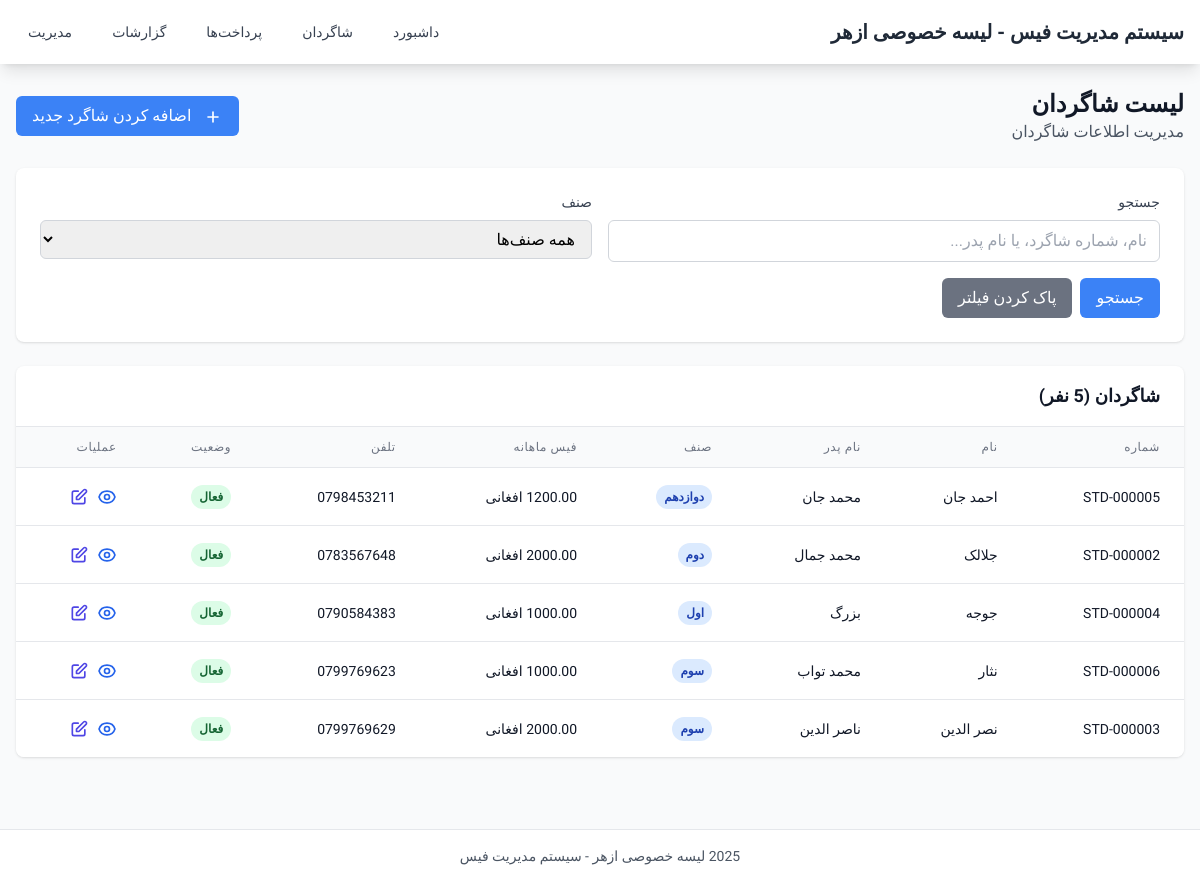
/students/, run on an earlier commit of the app's database.
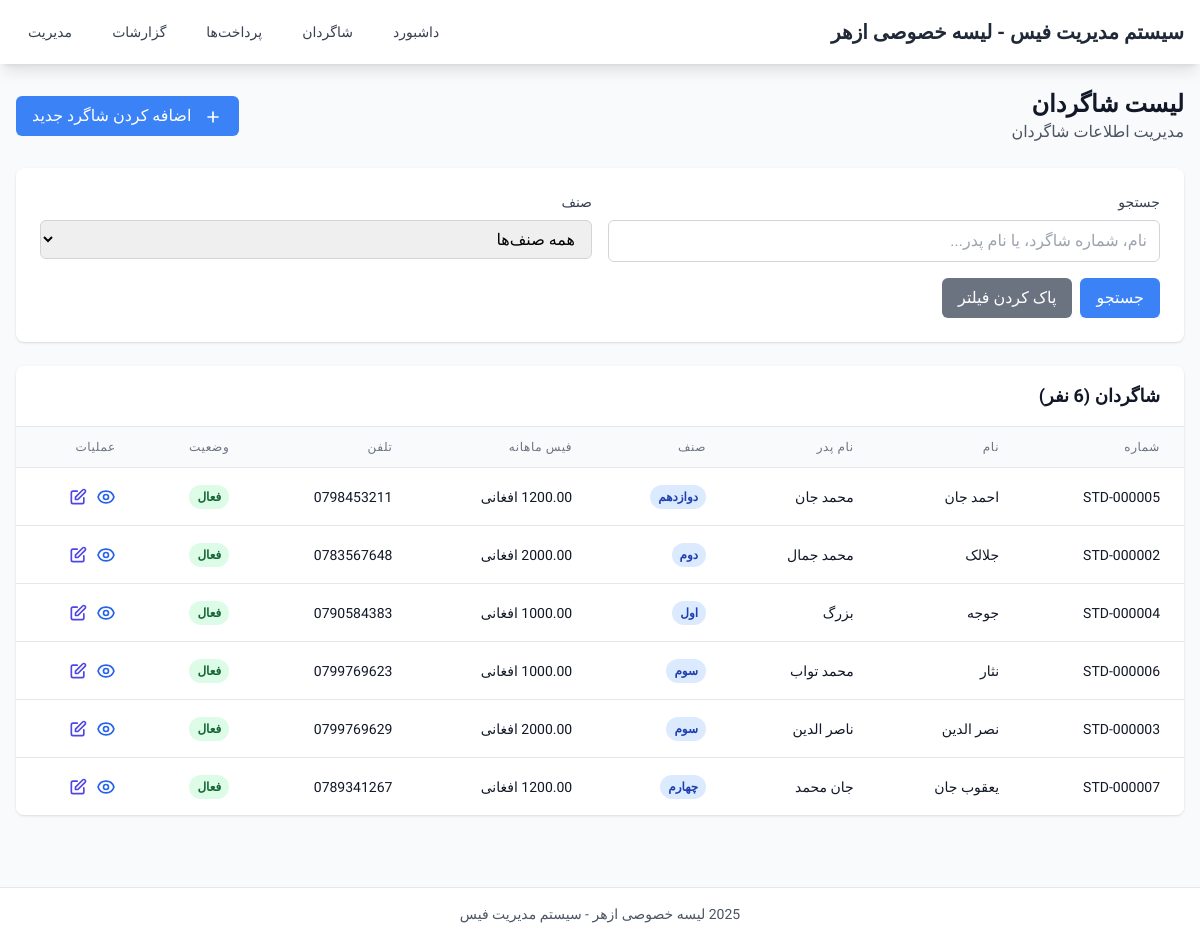
And on a later commit of the database.
### school_management/models.py (models this page shows, shortened)
class Student(models.Model):
    student_id = models.CharField(
        max_length=50,
        unique=True,
        verbose_name="شماره شاگرد",
        blank=True,
        null=True,
        editable=False,
    )
    name = models.CharField(
        max_length=255,
        verbose_name="نام شاگرد"
    )
    father_name = models.CharField(
        max_length=255,
        verbose_name="نام پدر"
    )
    class_name = models.CharField(
        max_length=100,
        verbose_name="صنف"
    )
    phone = models.CharField(
        max_length=20,
        blank=True,
        null=True,
        verbose_name="تلفن"
    )
    monthly_fee = models.DecimalField(
        max_digits=10,
        decimal_places=2,
        validators=[MinValueValidator(Decimal('0.01'))],
        verbose_name="فیس ماهانه"
    )
    registration_date = models.DateField(
        default=timezone.now,
        verbose_name="تاریخ ثبت نام"
    )
    is_active = models.BooleanField(
        default=True,
        verbose_name="فعال"
    )
    created_at = models.DateTimeField(
        auto_now_add=True,
        verbose_name="تاریخ ایجاد"
    )
    updated_at = models.DateTimeField(
        auto_now=True,
        verbose_name="تاریخ به روز رسانی"
    )
    class Meta:
        verbose_name = "شاگرد"
        verbose_name_plural = "شاگردان"
        ordering = ['name']

### school_management/views.py (the view)
# urls.py: path('students/', views.student_list, name='student_list'),
def student_list(request):
    form = StudentSearchForm(request.GET)
    students = Student.objects.all().order_by('name')
    if form.is_valid():
        search = form.cleaned_data.get('search')
        class_filter = form.cleaned_data.get('class_filter')
        if search:
            students = students.filter(
                Q(name__icontains=search) |
                Q(student_id__icontains=search) |
                Q(father_name__icontains=search)
            )
        if class_filter:
            students = students.filter(class_name=class_filter)
    paginator = Paginator(students, 20)
    page_number = request.GET.get('page')
    page_obj = paginator.get_page(page_number)
    context = {
        'form': form,
        'page_obj': page_obj,
        'students': page_obj,
    }
    return render(request, 'school_management/student_list.html', context)

### school_management/forms.py
class StudentSearchForm(forms.Form):
    search = forms.CharField(
        required=False,
        widget=forms.TextInput(attrs={
            'class': 'w-full px-3 py-2 border border-gray-300 rounded-md focus:outline-none focus:ring-2 focus:ring-blue-500',
            'placeholder': 'جستجو بر اساس نام، شماره شاگرد یا نام پدر...'
        }),
        label='جستجو'
    )
    class_filter = forms.ChoiceField(
        required=False,
        widget=forms.Select(attrs={
            'class': 'px-3 py-2 border border-gray-300 rounded-md focus:outline:none focus:ring-2 focus:ring-blue-500'
        }),
        label='فیلتر بر اساس صنف'
    )
    def __init__(self, *args, **kwargs):
        super().__init__(*args, **kwargs)
        classes = Student.objects.values_list('class_name', flat=True).distinct().order_by('class_name')
        class_choices = [('', 'همه صنف‌ها')] + [(cls, cls) for cls in classes if cls]
        self.fields['class_filter'].choices = class_choices

### templates/school_management/student_list.html (shortened to what the changed rows need)
{% extends 'base.html' %}
{% block content %}
<div class="space-y-6">
    <div class="flex justify-between items-center">
        <div>
            <h2 class="text-2xl font-bold text-gray-900">لیست شاگردان</h2>
        </div>
    </div>
    <div class="bg-white rounded-lg shadow overflow-hidden">
        <div class="overflow-x-auto">
            <table class="min-w-full divide-y divide-gray-200 table-hover">
                <thead class="bg-gray-50">
                    <tr>
                        <th class="px-6 py-3 text-right text-xs font-medium text-gray-500 uppercase tracking-wider">شماره</th>
                        <th class="px-6 py-3 text-right text-xs font-medium text-gray-500 uppercase tracking-wider">نام</th>
                        <th class="px-6 py-3 text-right text-xs font-medium text-gray-500 uppercase tracking-wider">نام پدر</th>
                        <th class="px-6 py-3 text-right text-xs font-medium text-gray-500 uppercase tracking-wider">صنف</th>
                        <th class="px-6 py-3 text-right text-xs font-medium text-gray-500 uppercase tracking-wider">فیس ماهانه</th>
                        <th class="px-6 py-3 text-right text-xs font-medium text-gray-500 uppercase tracking-wider">تلفن</th>
                        <th class="px-6 py-3 text-right text-xs font-medium text-gray-500 uppercase tracking-wider">وضعیت</th>
                        <th class="px-6 py-3 text-right text-xs font-medium text-gray-500 uppercase tracking-wider">عملیات</th>
                    </tr>
                </thead>
                <tbody class="bg-white divide-y divide-gray-200">
                    {% for student in page_obj|default:students %}
                    <tr class="cursor-pointer" onclick="window.location.href='{% url 'student_detail' student.pk %}'">
                        <td class="px-6 py-4 whitespace-nowrap text-sm font-medium text-gray-900">
                            {{ student.student_id }}
                        </td>
                        <td class="px-6 py-4 whitespace-nowrap">
                            <div class="text-sm font-medium text-gray-900">{{ student.name }}</div>
                        </td>
                        <td class="px-6 py-4 whitespace-nowrap text-sm text-gray-900">
                            {{ student.father_name }}
                        </td>
                        <td class="px-6 py-4 whitespace-nowrap">
                            <span class="inline-flex px-2 py-1 text-xs font-semibold rounded-full bg-blue-100 text-blue-800">
                                {{ student.class_name }}
                            </span>
                        </td>
                        <td class="px-6 py-4 whitespace-nowrap text-sm text-gray-900">
                            {{ student.monthly_fee }} افغانی
                        </td>
                        <td class="px-6 py-4 whitespace-nowrap text-sm text-gray-900">
                            {{ student.phone|default:"-" }}
                        </td>
                        <td class="px-6 py-4 whitespace-nowrap">
                            {% if student.is_active %}
                                <span class="inline-flex px-2 py-1 text-xs font-semibold rounded-full bg-green-100 text-green-800">
                                    فعال
                                </span>
                            {% else %}
                                <span class="inline-flex px-2 py-1 text-xs font-semibold rounded-full bg-red-100 text-red-800">
                                    غیرفعال
                                </span>
                            {% endif %}
                        </td>
                        <td class="px-6 py-4 whitespace-nowrap text-sm font-medium">
                            <div class="flex space-x-2 space-x-reverse" onclick="event.stopPropagation();">
                                <a href="{% url 'student_detail' student.pk %}" class="text-blue-600 hover:text-blue-900" title="جزئیات">
                                </a>
                                <a href="{% url 'student_edit' student.pk %}" class="text-indigo-600 hover:text-indigo-900" title="ویرایش">
                                    <svg class="w-5 h-5" fill="none" stroke="currentColor" viewBox="0 0 24 24">
                                        <path stroke-linecap="round" stroke-linejoin="round" stroke-width="2" d="M11 5H6a2 2 0 00-2 2v11a2 2 0 002 2h11a2 2 0 002-2v-5m-1.414-9.414a2 2 0 112.828 2.828L11.828 15H9v-2.828l8.586-8.586z"></path>
                                    </svg>
                                </a>
                            </div>
                        </td>
                    </tr>
                    {% endfor %}
                </tbody>
            </table>
        </div>
    </div>
</div>
{% endblock %}

What changed in the data, as far as the page shows it:
added Student: student_id "STD-000007", name "یعقوب جان", father_name "جان محمد", class_name "چهارم", phone "0789341267", is_active "فعال"
